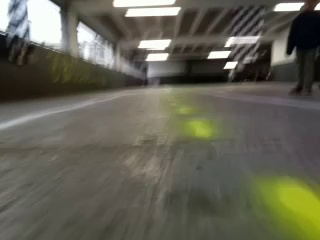
#> input picture datasets/test_dataset/160.jpg, 320 x 240 px
$ python moments.py --input_image ../../datasets/test_dataset/160.jpg   (older library calls are emulated)
#> lines starting #> are read from the running program, lines starting #| are printed output that depends on the picture; after the words box and inside, x2 and y2 are one past the last pixel; in counts of white or black regions, pixels touching at a corner belong together
#> further down, img is the input picture: shape (240, 320, 3); mean B, G, R 84.3, 97.9, 99
from __future__ import print_function, with_statement, division

import argparse

import cv2
import numpy as np


def processImageWithColorMask(image, debug=False):
    """
    :param image: (rgb image)
    :param debug: (bool)
    :return: (int, int)
    """
#> called with debug = True
    error = False
    # r = [margin_left, margin_top, width, height]
    # r = [50, 150, 200, 50]
    r = [0, 0, image.shape[1], image.shape[0]]
#> r = [0, 0, 320, 240]
    margin_left, margin_top, _, _ = r
#> margin_left = 0; margin_top = 0

    imCrop = image[int(r[1]):int(r[1] + r[3]), int(r[0]):int(r[0] + r[2])]
    image = imCrop
    if debug:
        cv2.imshow('crop', imCrop)

    hsv = cv2.cvtColor(image, cv2.COLOR_RGB2HSV)
#> hsv: shape (240, 320, 3); mean H, S, V 92.2, 48.7, 100.9
    # define range of blue color in HSV
    lower_white = np.array([0, 0, 212])
    upper_white = np.array([131, 255, 255])

    # Threshold the HSV image
    mask = cv2.inRange(hsv, lower_white, upper_white)
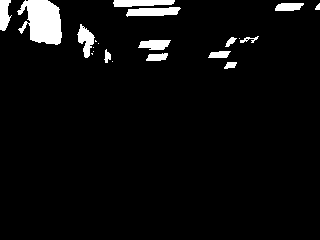
#> mask: shape (240, 320); 4.9% white; 21 white regions (7 under 20 px), largest, box (x1, y1, x2, y2) and area: (17, 0, 62, 45) 1430, (126, 7, 181, 17) 398, (113, 0, 175, 7) 360

    kernel_erode = np.ones((4, 4), np.uint8)
    eroded_mask = cv2.erode(mask, kernel_erode, iterations=1)
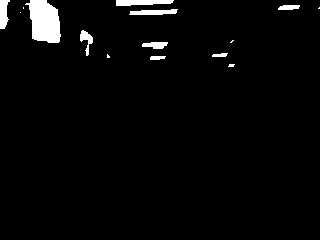
#> eroded_mask: shape (240, 320); 3.1% white; 15 white regions (6 under 20 px), largest, box (x1, y1, x2, y2) and area: (25, 0, 61, 43) 1118, (116, 0, 174, 6) 279, (129, 9, 178, 15) 217

    kernel_dilate = np.ones((6, 6), np.uint8)
    dilated_mask = cv2.dilate(eroded_mask, kernel_dilate, iterations=1)
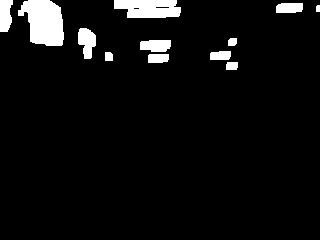
#> dilated_mask: shape (240, 320); 5.9% white; 12 white regions

    if debug:
        cv2.imshow('mask', mask)
        cv2.imshow('eroded', eroded_mask)
        cv2.imshow('dilated', dilated_mask)

    # cv2.RETR_CCOMP  instead of cv2.RETR_TREE
    im2, contours, hierarchy = cv2.findContours(dilated_mask, cv2.RETR_TREE, cv2.CHAIN_APPROX_SIMPLE)
#> contours = 14 contours, 2 with area under 20; largest, box (x1, y1, x2, y2) and area: (18, 0, 64, 46) 1472, (114, 0, 181, 18) 949, (78, 28, 96, 59) 349, (0, 0, 13, 32) 306, (140, 40, 171, 52) 286

    # Sort by area
    contours = sorted(contours, key=cv2.contourArea, reverse=True)[:10]
#> contours = 10 contours; largest, box (x1, y1, x2, y2) and area: (18, 0, 64, 46) 1472, (114, 0, 181, 18) 949, (78, 28, 96, 59) 349, (0, 0, 13, 32) 306, (140, 40, 171, 52) 286
    if debug:
        # Draw biggest
        # cv2.drawContours(image, contours, 0, (0,255,0), 3)
        cv2.drawContours(image, contours, -1, (0, 255, 0), 3)
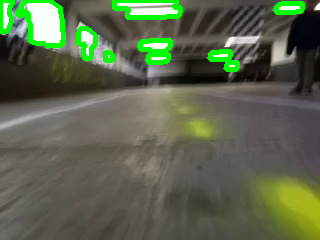
#> image: shape (240, 320, 3); 4.65% of pixels changed, all inside (x1, y1, x2, y2) = (0, 0, 305, 72)

    if len(contours) > 0:
        M = cv2.moments(contours[0])
#> M = moments, m00 1471.5, centre m10/m00, m01/m00 = (43.85, 21.7)
        # Centroid
        cx = int(M['m10'] / M['m00'])
#> cx = 43
        cy = int(M['m01'] / M['m00'])
#> cy = 21
    else:
        cx, cy = 0, 0
        error = True

    if debug:
        if error:
            print("No centroid found")
        else:
            print("Found centroid at ({}, {})".format(cx, cy))
#| Found centroid at (43, 21)
        cv2.circle(image, (cx, cy), radius=10, color=(0, 0, 255),
                   thickness=1, lineType=8, shift=0)
#> image: shape (240, 320, 3); 0.07% of pixels changed, all inside (x1, y1, x2, y2) = (33, 11, 54, 32)
        cv2.imshow('result', image)
    orignal_cx, original_cy = cx + margin_left, cy + margin_top
#> orignal_cx = 43; original_cy = 21
    return orignal_cx, original_cy, error


if __name__ == '__main__':

    parser = argparse.ArgumentParser(description='White Lane Detection')
    parser.add_argument('-i', '--input_image', help='Input Image', default="0.png", type=str)

    args = parser.parse_args()

    img = cv2.imread(args.input_image)
    cx, cy, error = processImageWithColorMask(img, debug=True)
#> cx = 43; cy = 21; error = False

    if not error:
        cv2.circle(img, (cx, cy), radius=10, color=(0, 0, 255),
                   thickness=1, lineType=8, shift=0)
        cv2.imwrite("result.png", img)
        cv2.imshow('result', img)

    if cv2.waitKey(0) & 0xff == 27:
#> (key Esc is pressed here)
        cv2.destroyAllWindows()

$ run again, on datasets/test_dataset/162.jpg
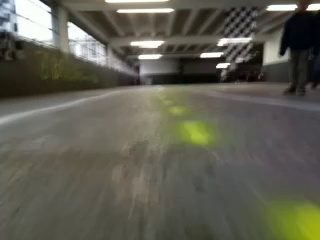
#> input picture datasets/test_dataset/162.jpg, 320 x 240 px
#> img is the input picture: shape (240, 320, 3); mean B, G, R 82.1, 94.2, 95.2
#> hsv: shape (240, 320, 3); mean H, S, V 92, 47.3, 96.9
#> in processImageWithColorMask, `mask = cv2.inRange(hsv, lower_white, upper_white)`:
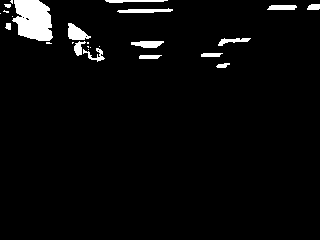
#> mask: shape (240, 320); 3.7% white; 26 white regions (11 under 20 px), largest, box (x1, y1, x2, y2) and area: (12, 0, 53, 41) 1279, (68, 23, 91, 40) 238, (117, 8, 173, 13) 190
#> eroded_mask: shape (240, 320); 1.9% white; 17 white regions (9 under 20 px), largest, box (x1, y1, x2, y2) and area: (15, 0, 51, 40) 1012, (70, 26, 85, 39) 124, (108, 0, 163, 2) 66
#> dilated_mask: shape (240, 320); 4.4% white; 14 white regions
#> in processImageWithColorMask, `im2, contours, hierarchy = cv2.findContours(dilated_mask, cv2.RETR_TRE..`: contours = 14 contours; largest, box (x1, y1, x2, y2) and area: (6, 0, 54, 43) 1434, (68, 24, 88, 42) 258, (106, 0, 166, 5) 193, (135, 41, 163, 50) 192, (269, 5, 297, 12) 160
#> in processImageWithColorMask, `contours = sorted(contours, key=cv2.contourArea, reverse=True)[:10]`: contours = 10 contours; largest, box (x1, y1, x2, y2) and area: (6, 0, 54, 43) 1434, (68, 24, 88, 42) 258, (106, 0, 166, 5) 193, (135, 41, 163, 50) 192, (269, 5, 297, 12) 160
#> in processImageWithColorMask, `cv2.drawContours(image, contours, -1, (0, 255, 0), 3)`:
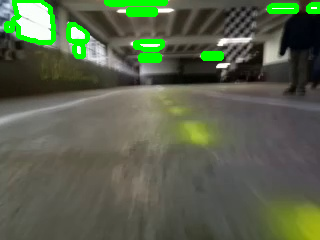
#> image: shape (240, 320, 3); 4.07% of pixels changed, all inside (x1, y1, x2, y2) = (4, 0, 320, 63)
#> M = moments, m00 1433.5, centre m10/m00, m01/m00 = (33.25, 20.72)
#> in processImageWithColorMask, `cx = int(M['m10'] / M['m00'])`: cx = 33
#> in processImageWithColorMask, `cy = int(M['m01'] / M['m00'])`: cy = 20
#| Found centroid at (33, 20)
#> orignal_cx = 33; original_cy = 20
#> `cx, cy, error = processImageWithColorMask(img, debug=True)`: cx = 33; cy = 20; error = False
